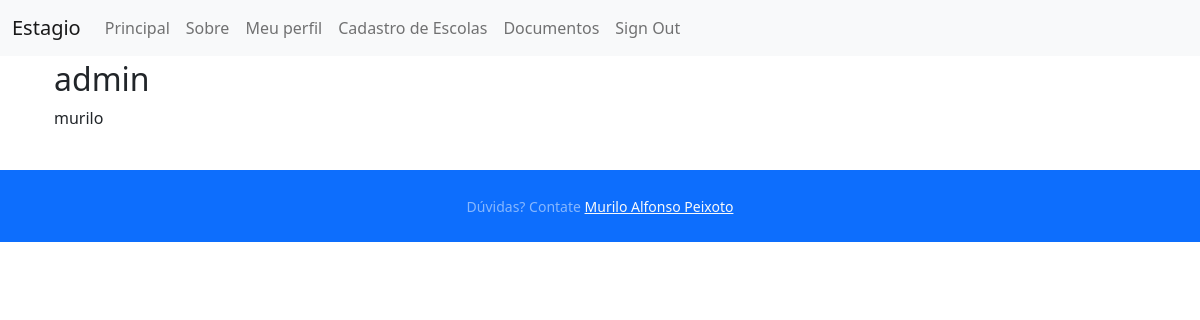
Page /users/admin/ (signed in) on the earlier database version.
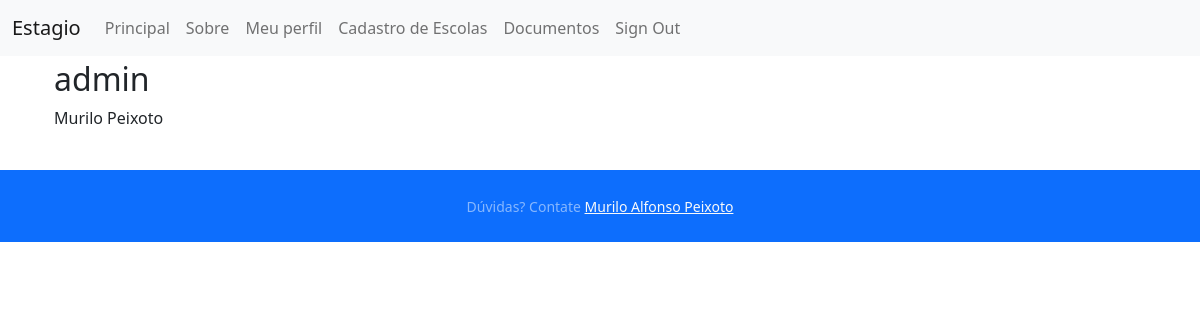
Same page on the later database version.
### estagio/users/models.py (models this page shows, shortened)
class User(AbstractUser):
    name = CharField(_("Name of User"), blank=True, max_length=255)
    first_name = None  # type: ignore
    last_name = None  # type: ignore

### estagio/users/views.py (the view)
class UserDetailView(LoginRequiredMixin, DetailView):
    model = User
    slug_field = "username"
    slug_url_kwarg = "username"

### estagio/templates/users/user_detail.html (shortened to what this page needs)
{% extends "base.html" %}
{% load static %}
{% block content %}
<div class="container">
  <div class="row">
    <div class="col-sm-12">
      <h2>{{ object.username }}</h2>
      {% if object.name %}
        <p>{{ object.name }}</p>
      {% endif %}
    </div>
  </div>
</div>
{% endblock content %}

Differences in the rows shown:
changed User "admin": name "murilo" → "Murilo Peixoto"
